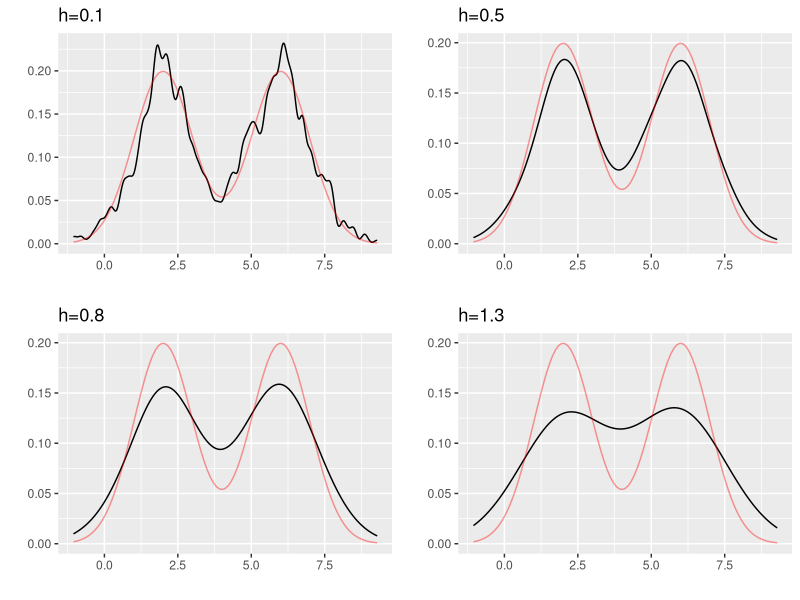

Source code (R):
## ---- chunk 1
library(ggplot2)
library(gridExtra)

f=function(x){0.5*dnorm(x,mean=2)+0.5*dnorm(x,mean=6)}
sim=function(n){
X=rnorm(n,2,1)
Y=rnorm(n,6,1)
ber=rbinom(n=n,size=1,prob=0.5)
return(ber*X+(1-ber)*Y)}
Z=sim(1000)
## ---- chunk 2
p<-ggplot(data.frame(x=Z),aes(x))+labs(x="",y="")
p1<-p+geom_density(bw=0.1)+stat_function(fun=f,col='red',alpha=0.4)+ggtitle("h=0.1")
p2<-p+geom_density(bw=0.5)+stat_function(fun=f,col='red',alpha=0.4)+ggtitle("h=0.5")
p3<-p+geom_density(bw=0.8)+stat_function(fun=f,col='red',alpha=0.4)+ggtitle("h=0.8")
p4<-p+geom_density(bw=1.2)+stat_function(fun=f,col='red',alpha=0.4)+ggtitle("h=1.3")
grid.arrange(p1,p2,p3,p4,nrow=2,ncol=2)
